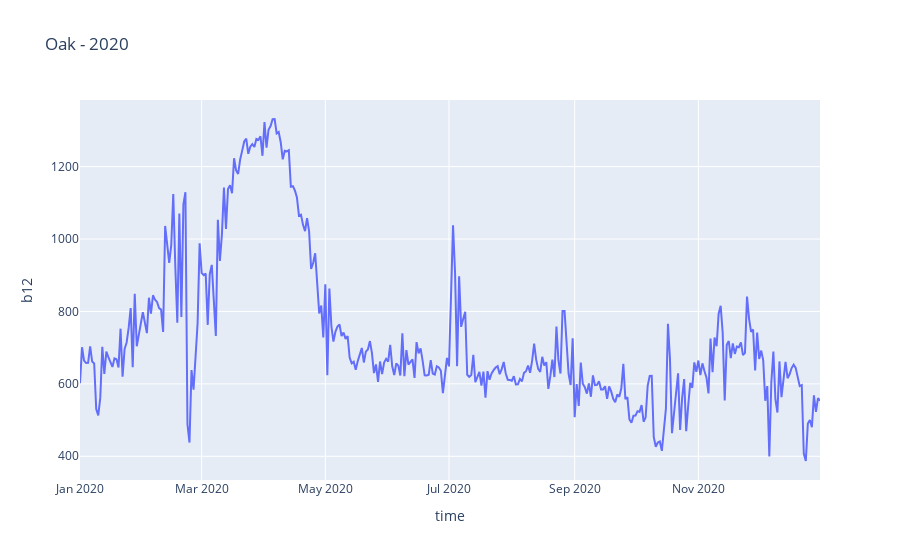

Notebook code for this chart:
### Code cell
px.line(df_trees_stationary, x="time", y="b12", title="Oak - 2020")

### Figure 1 — Plotly figure (JSON) as saved in the notebook; plotly's stock layout.template omitted (floating-point values rounded to 4 significant figures; data arrays with more than 128 entries replaced by an {"elided": "..."} marker saying what was removed)
{"data": [{"hovertemplate": "time=%{x}<br>b12=%{y}<extra></extra>", "legendgroup": "", "line": {"color": "#636efa", "dash": "solid"}, "marker": {"symbol": "circle"}, "mode": "lines", "name": "", "orientation": "v", "showlegend": false, "type": "scatter", "x": {"elided": "360 str values"}, "xaxis": "x", "y": {"elided": "360 float values"}, "yaxis": "y"}], "layout": {"legend": {"tracegroupgap": 0}, "title": {"text": "Oak - 2020"}, "xaxis": {"anchor": "y", "domain": [0, 1], "title": {"text": "time"}}, "yaxis": {"anchor": "x", "domain": [0, 1], "title": {"text": "b12"}}}}
